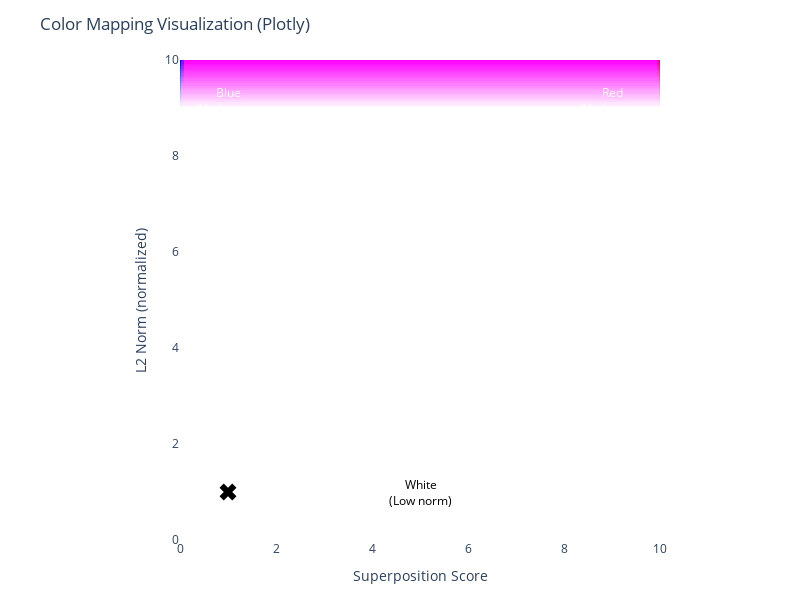

Notebook code for this chart:
### Code cell
def create_model():
    """Train model with router selection tracking."""
    config = Config(
        n_features=2,
        n_hidden=1,
        n_experts=1,
        n_active_experts=1,
        load_balancing_loss=True,
    )
    
    model = MoEModel(
        config=config,
        device=DEVICE,
        # Create a range of values around 1 for importance, length = n_features
        importance = torch.tensor([1, 10]),
        feature_probability=torch.tensor(1)
    )

    return model

model = create_model()
optimize(model, n_batch=512, steps=5000, print_freq=1000, lr=1e-3, hooks=[])
plot_expert_metrics(model)

### Figure 1 — Plotly figure (JSON) as saved in the notebook; plotly's stock layout.template omitted (floating-point values rounded to 4 significant figures; data arrays with more than 128 entries replaced by an {"elided": "..."} marker saying what was removed)
{"data": [{"dx": 0.05025, "dy": 0.05025, "hovertemplate": "superposition=%{x:.3f}<br>norm=%{y:.3f}<extra></extra>", "type": "image", "x0": 0, "y0": 0, "z": {"elided": "120000 int values"}}, {"marker": {"color": "black", "size": 15, "symbol": "x"}, "mode": "markers", "name": "Experts", "type": "scatter", "x": [0.9998], "y": [0.9999]}], "layout": {"annotations": [{"font": {"color": "white"}, "showarrow": false, "text": "Blue<br>(High norm,<br>Low super)", "x": 1, "xanchor": "center", "y": 9, "yanchor": "middle"}, {"font": {"color": "white"}, "showarrow": false, "text": "Red<br>(High norm,<br>High super)", "x": 9, "xanchor": "center", "y": 9, "yanchor": "middle"}, {"font": {"color": "black"}, "showarrow": false, "text": "White<br>(Low norm)", "x": 5, "xanchor": "center", "y": 1, "yanchor": "middle"}], "height": 600, "margin": {"b": 60, "l": 60, "r": 20, "t": 60}, "title": {"text": "Color Mapping Visualization (Plotly)"}, "width": 800, "xaxis": {"range": [0, 10], "title": {"text": "Superposition Score"}}, "yaxis": {"range": [0, 10], "title": {"text": "L2 Norm (normalized)"}}}}
